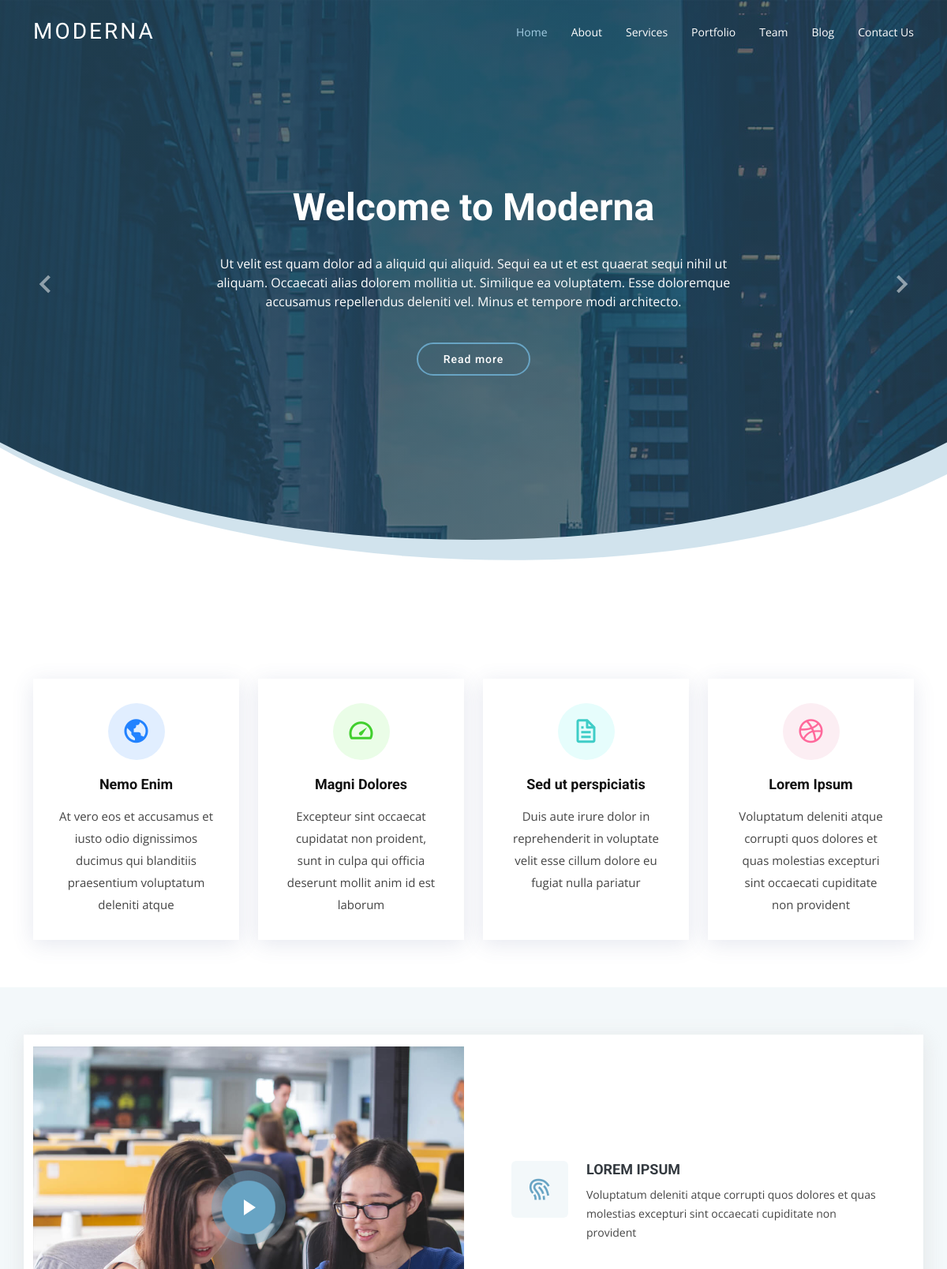
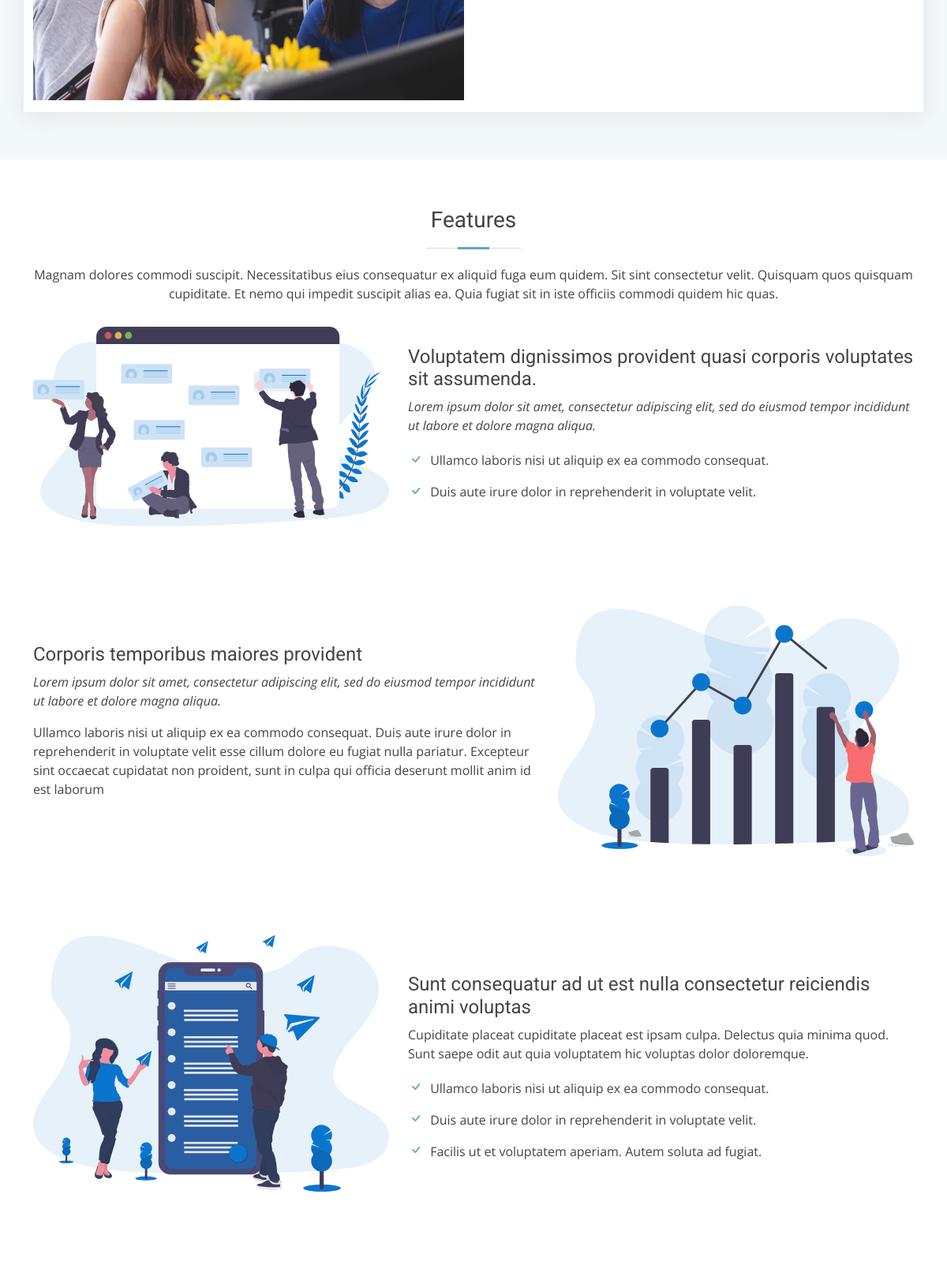
The page / (upper part) on the database its author committed (2 pictures, top to bottom).
### tables this page shows
CREATE TABLE `banners` (
  `id` int(11) NOT NULL,
  `title` varchar(100) NOT NULL,
  `description` text,
  `btn_text` varchar(20) DEFAULT NULL,
  `btn_link` varchar(50) DEFAULT NULL,
  `photo` varchar(100) NOT NULL,
  `status` int(1) NOT NULL DEFAULT '1'
);

CREATE TABLE `services` (
  `id` int(11) NOT NULL,
  `title` varchar(100) NOT NULL,
  `designation` text NOT NULL,
  `box_color` varchar(50) NOT NULL,
  `icon_class` varchar(50) NOT NULL,
  `status` int(1) NOT NULL DEFAULT '1'
);

CREATE TABLE `why_us` (
  `id` int(11) NOT NULL,
  `banner` varchar(100) DEFAULT NULL,
  `video_url` varchar(200) DEFAULT NULL,
  `icon_one` varchar(50) DEFAULT NULL,
  `title_one` varchar(50) NOT NULL DEFAULT 'LOREM IPSUM',
  `description_one` text,
  `icon_two` varchar(50) DEFAULT NULL,
  `title_two` varchar(50) DEFAULT NULL,
  `description_two` text
);

### inc/service.php (the view)
<?php
require_once 'admin/db.php';
$query = "SELECT * FROM services ORDER BY id DESC LIMIT 4";
$result = mysqli_query($conn, $query);
if(mysqli_num_rows($result )> 0 ){
    $datas = mysqli_fetch_all($result , 1);
}
?>
<section class="services">
    <div class="container">
        <div class="row">
        <?php
            foreach($datas as $data){
        ?>
            <div class="col-md-6 col-lg-3 d-flex align-items-stretch" data-aos="fade-up">
                <div class="icon-box <?=$data['box_color']?>">
                    <div class="icon"><i class="bx <?=$data['icon_class']?>"></i></div>
                    <h4 class="title"><a href=""><?=$data['title']?></a></h4>
                    <p class="description"><?=$data['designation']?></p>
                </div>
            </div>
        <?php
            }
        ?>
        </div>
    </div>
</section>

### inc/banner.php
<?php
   require_once 'admin/db.php';
   $query = "SELECT * FROM banners WHERE status = 1";
   $result = mysqli_query($conn, $query);
   if(mysqli_num_rows($result )> 0 ){
       $datas = mysqli_fetch_all($result , 1);
   }
?>
<section id="hero" class="d-flex justify-cntent-center align-items-center">
    <div id="heroCarousel" class="container carousel carousel-fade" data-bs-ride="carousel" data-bs-interval="5000">
        <?php
           foreach($datas as $key =>$data){
       ?>
           <div class="carousel-item <?= $key == 0 ? "active" : "" ?>">
               <div class="carousel-container">
                   <h2 class="animate__animated animate__fadeInDown"><?=$data['title']?></h2>
                   <p class="animate__animated animate__fadeInUp"><?=$data['description']?></p>
                   <?php
                       if($data['btn_text']){
                   ?>
                   <a href="<?= $data['btn_url']?>" class="btn-get-started animate__animated animate__fadeInUp"><?= $data['btn_text']?></a>
                   <?php
                       }
                   ?>
               </div>
           </div>
       <?php
           }
        ?>
        <a class="carousel-control-prev" href="#heroCarousel" role="button" data-bs-slide="prev">
            <span class="carousel-control-prev-icon bx bx-chevron-left" aria-hidden="true"></span>
        </a>
        <a class="carousel-control-next" href="#heroCarousel" role="button" data-bs-slide="next">
            <span class="carousel-control-next-icon bx bx-chevron-right" aria-hidden="true"></span>
        </a>
    </div>
</section>

### inc/whyus.php
<?php
  require_once 'admin/db.php';
$query = "SELECT * FROM why_us";
$result = mysqli_query($conn, $query);
if(mysqli_num_rows($result )> 0 ){
    $data = mysqli_fetch_assoc($result);
}
?>
<section class="why-us section-bg" data-aos="fade-up" date-aos-delay="200">
    <div class="container">
        <div class="row">
            <div class="col-lg-6 video-box">
                <img src="uploads/whyus/<?=$data['banner']?>" class="img-fluid" alt="">
                <a href="<?=$data['video_url']?>" class="venobox play-btn mb-4" data-vbtype="video" data-autoplay="true" target="_blank"></a>
            </div>
            <div class="col-lg-6 d-flex flex-column justify-content-center p-5">
                <div class="icon-box">
                    <div class="icon"><i class="bx <?=$data['icon_one']?>"></i></div>
                    <h4 class="title"><a href=""><?=$data['title_one']?></a></h4>
                    <p class="description"><?=$data['description_one']?></p>
                </div>
            </div>
        </div>
    </div>
</section>

### rows shown on the page
banners: title "Welcome to Moderna", description "Ut velit est quam dolor ad a aliquid qui aliquid. Sequi ea ut et est quaerat sequi nihil ut aliquam. Occaecati alias dolorem mollitia ut. Similique ea voluptatem. Esse doloremque accusamus repellendus deleniti vel. Minus et tempore modi architecto.", btn_text "Read more"
services: title "Nemo Enim", designation "At vero eos et accusamus et iusto odio dignissimos ducimus qui blanditiis praesentium voluptatum deleniti atque"
services: title "Magni Dolores", designation "Excepteur sint occaecat cupidatat non proident, sunt in culpa qui officia deserunt mollit anim id est laborum"
services: title "Sed ut perspiciatis", designation "Duis aute irure dolor in reprehenderit in voluptate velit esse cillum dolore eu fugiat nulla pariatur"
services: title "Lorem Ipsum", designation "Voluptatum deleniti atque corrupti quos dolores et quas molestias excepturi sint occaecati cupiditate non provident"
why_us: banner (picture), title_one "LOREM IPSUM", description_one "Voluptatum deleniti atque corrupti quos dolores et quas molestias excepturi sint occaecati cupiditate non provident"
